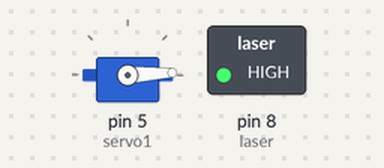
Recording of a sketch running on a simulated Arduino Uno, built with avr-gcc and run on an emulated ATmega328P. Parts: servo, switched loads named in the sketch (green lamp = pin HIGH).

Above: at 0.05 s.
At 1.3 s:
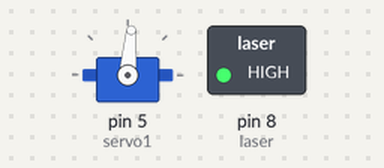
At 2.6 s:
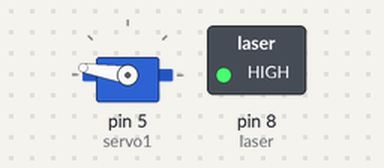
At 5.2 s:
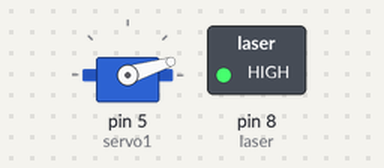
Timing chart, 0 to 6.2 s (numbered marks = the images above):
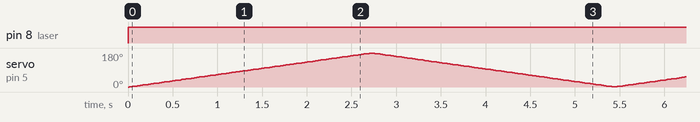

Measured:
- by itself, pin 8 (laser): LOW → HIGH at 0.00 s

The sketch:

Servo_First.ino
```cpp
#include<Servo.h>   //Servo related code library

#define laser 8
Servo servo1;
int pos = 0;      //Servo position


void setup () {
  pinMode(laser, OUTPUT);
  servo1.attach(5);     //Servo connected at pin # 5
  servo1.write(180);    //Move to 180 degrees
}

void loop () {
  digitalWrite (laser, HIGH);

  for (pos = 0; pos < 180; pos++)
  {
    servo1.write(pos);
    delay(15);        //Small delay before reversing direction
  }

  for (pos = 180; pos >= 1; pos--)
  {
    servo1.write(pos);
    delay(15);
  }
}
```
